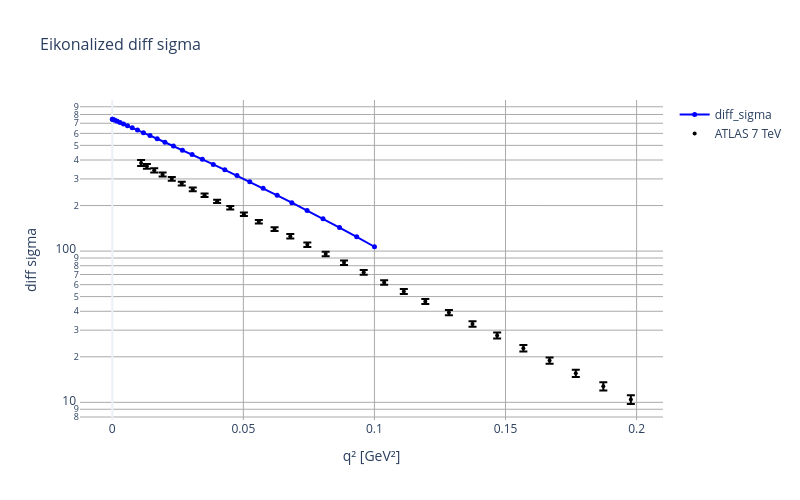

The cell this chart's notebook holds for it:
### Code cell
# ── Plots ─────────────────────────────────────────────────────────────────────
import plotly.graph_objects as go

# Plot χ(b) avaliado nos pontos de b usados internamente (opcional, para diagnóstico)
b_plot = np.linspace(0, b_max, 50)
chi_plot = np.array([chi(b) for b in b_plot])

# fig1 = go.Figure()
# fig1.add_trace(go.Scatter(
#     x=b_plot, y=np.imag(chi_plot),
#     mode='lines+markers', name='Im χ(b)',
#     marker=dict(symbol='square', size=5, color='tomato'),
#     line=dict(color='tomato', width=2)
# ))
# fig1.update_layout(
#     title=dict(text="Eikonal phase χ(b) vs impact parameter b", font=dict(size=16)),
#     xaxis=dict(title_text="b", gridcolor='#aaaaaa'),
#     yaxis=dict(title_text="Im χ(b)", gridcolor='#aaaaaa'),
#     template="plotly_white", height=500, width=800
# )
# fig1.show()

q2_vals = lst_q_ext**2

# fig2 = go.Figure()
# fig2.add_trace(go.Scatter(
#     x=q2_vals, y=np.abs(np.imag(lst_amp_eik)),
#     mode='lines+markers', name='Im A_eik',
#     line=dict(color='tomato', width=2), marker=dict(size=5)
# ))
# fig2.update_xaxes(title_text="q² [GeV²]", gridcolor='#aaaaaa')
# fig2.update_yaxes(title_text="|Im A<sub>eik</sub>|", gridcolor='#aaaaaa', type='log')
# fig2.update_layout(
#     title=dict(text="Eikonalized amplitude A<sub>eik</sub>(s,q²)", font=dict(size=16)),
#     template="plotly_white", height=500, width=800
# )
# fig2.show()
# fig2.write_image('amp_eik_plot.pdf', width=1200, height=600)
# fig2.write_html('amp_eik_plot.html')

fig3 = go.Figure()
fig3.add_trace(go.Scatter(
    x=q2_vals, y=lst_diff_sigma,
    mode='lines+markers', name='diff_sigma',
    line=dict(color='blue', width=2), marker=dict(size=5)
))
add_data_trace(fig3, x_7_atlas, y_7_atlas, yerr_7_atlas, name='ATLAS 7 TeV', show_label=True, mode='markers')

fig3.update_xaxes(title_text="q² [GeV²]", gridcolor='#aaaaaa')
fig3.update_yaxes(title_text="diff sigma", gridcolor='#aaaaaa', type='log')
fig3.update_layout(
    title=dict(text="Eikonalized diff sigma", font=dict(size=16)),
    template="plotly_white", height=500, width=800
)
fig3.show()
# fig3.write_image('diff_sigma_eik_plot.pdf', width=1200, height=600)
# fig3.write_html('diff_sigma_eik_plot.html')

### Figure 1 — Plotly figure (JSON) as saved in the notebook; plotly's stock layout.template omitted (floating-point values rounded to 4 significant figures)
{"data": [{"line": {"color": "blue", "width": 2}, "marker": {"size": 5}, "mode": "lines+markers", "name": "diff_sigma", "type": "scatter", "x": [0.0, 0.0001189, 0.0004756, 0.00107, 0.001902, 0.002973, 0.004281, 0.005826, 0.00761, 0.009631, 0.01189, 0.01439, 0.01712, 0.0201, 0.02331, 0.02675, 0.03044, 0.03436, 0.03853, 0.04293, 0.04756, 0.05244, 0.05755, 0.0629, 0.06849, 0.07432, 0.08038, 0.08668, 0.09322, 0.1], "y": [745.4, 743.9, 739.4, 731.8, 721.4, 708.2, 692.4, 674.1, 653.5, 630.8, 606.3, 580.2, 552.7, 524.2, 494.8, 464.9, 434.6, 404.3, 374.2, 344.5, 315.4, 287.2, 259.9, 233.8, 209.0, 185.5, 163.5, 143.1, 124.1, 106.8]}, {"error_y": {"array": [17.8, 12.7, 10.7, 9.8, 8.6, 7.8, 7.0, 6.2, 5.6, 5.0, 4.5, 4.1, 4.1, 4.3, 3.9, 3.2, 2.9, 2.6, 2.2, 2.0, 1.8, 1.6, 1.4, 1.3, 1.1, 0.91, 0.85, 0.8, 0.7], "type": "data", "visible": true}, "marker": {"color": "black", "size": 4}, "mode": "markers", "name": "ATLAS 7 TeV", "showlegend": true, "type": "scatter", "x": [0.011, 0.0132, 0.016, 0.0192, 0.0227, 0.0265, 0.0307, 0.0352, 0.04, 0.045, 0.0502, 0.0559, 0.0619, 0.0679, 0.0744, 0.0814, 0.0884, 0.0959, 0.1037, 0.1112, 0.1194, 0.1284, 0.1374, 0.1468, 0.1568, 0.1668, 0.1768, 0.1873, 0.1978], "y": [382.6, 363.2, 342.0, 320.9, 300.3, 279.4, 256.1, 234.3, 213.2, 193.3, 175.1, 156.5, 139.8, 125.5, 110.2, 95.8, 83.9, 72.4, 62.0, 54.1, 46.4, 39.2, 33.0, 27.7, 22.8, 18.88, 15.58, 12.77, 10.45]}], "layout": {"height": 500, "title": {"font": {"size": 16}, "text": "Eikonalized diff sigma"}, "width": 800, "xaxis": {"gridcolor": "#aaaaaa", "title": {"text": "q² [GeV²]"}}, "yaxis": {"gridcolor": "#aaaaaa", "title": {"text": "diff sigma"}, "type": "log"}}}
